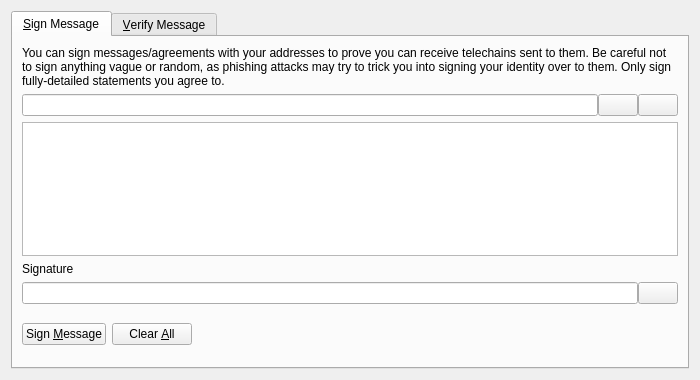
<?xml version="1.0" encoding="UTF-8"?>
<ui version="4.0">
 <class>SignVerifyMessageDialog</class>
 <widget class="QDialog" name="SignVerifyMessageDialog">
  <property name="geometry">
   <rect>
    <x>0</x>
    <y>0</y>
    <width>700</width>
    <height>380</height>
   </rect>
  </property>
  <property name="windowTitle">
   <string>Signatures - Sign / Verify a Message</string>
  </property>
  <property name="modal">
   <bool>true</bool>
  </property>
  <layout class="QVBoxLayout" name="verticalLayout">
   <item>
    <widget class="QTabWidget" name="tabWidget">
     <property name="currentIndex">
      <number>0</number>
     </property>
     <widget class="QWidget" name="tabSignMessage">
      <attribute name="title">
       <string>&amp;Sign Message</string>
      </attribute>
      <layout class="QVBoxLayout" name="verticalLayout_SM">
       <item>
        <widget class="QLabel" name="infoLabel_SM">
         <property name="text">
          <string>You can sign messages/agreements with your addresses to prove you can receive telechains sent to them. Be careful not to sign anything vague or random, as phishing attacks may try to trick you into signing your identity over to them. Only sign fully-detailed statements you agree to.</string>
         </property>
         <property name="textFormat">
          <enum>Qt::PlainText</enum>
         </property>
         <property name="wordWrap">
          <bool>true</bool>
         </property>
        </widget>
       </item>
       <item>
        <layout class="QHBoxLayout" name="horizontalLayout_1_SM">
         <property name="spacing">
          <number>0</number>
         </property>
         <item>
          <widget class="QValidatedLineEdit" name="addressIn_SM">
           <property name="toolTip">
            <string>The Telechain address to sign the message with</string>
           </property>
          </widget>
         </item>
         <item>
          <widget class="QPushButton" name="addressBookButton_SM">
           <property name="toolTip">
            <string>Choose previously used address</string>
           </property>
           <property name="text">
            <string/>
           </property>
           <property name="icon">
            <iconset resource="../bitcoin.qrc">
             <normaloff>:/icons/address-book</normaloff>:/icons/address-book</iconset>
           </property>
           <property name="shortcut">
            <string>Alt+A</string>
           </property>
           <property name="autoDefault">
            <bool>false</bool>
           </property>
          </widget>
         </item>
         <item>
          <widget class="QPushButton" name="pasteButton_SM">
           <property name="toolTip">
            <string>Paste address from clipboard</string>
           </property>
           <property name="text">
            <string/>
           </property>
           <property name="icon">
            <iconset resource="../bitcoin.qrc">
             <normaloff>:/icons/editpaste</normaloff>:/icons/editpaste</iconset>
           </property>
           <property name="shortcut">
            <string>Alt+P</string>
           </property>
           <property name="autoDefault">
            <bool>false</bool>
           </property>
          </widget>
         </item>
        </layout>
       </item>
       <item>
        <widget class="QPlainTextEdit" name="messageIn_SM">
         <property name="toolTip">
          <string>Enter the message you want to sign here</string>
         </property>
        </widget>
       </item>
       <item>
        <widget class="QLabel" name="signatureLabel_SM">
         <property name="text">
          <string>Signature</string>
         </property>
         <property name="textFormat">
          <enum>Qt::PlainText</enum>
         </property>
        </widget>
       </item>
       <item>
        <layout class="QHBoxLayout" name="horizontalLayout_2_SM">
         <property name="spacing">
          <number>0</number>
         </property>
         <item>
          <widget class="QLineEdit" name="signatureOut_SM">
           <property name="font">
            <font>
             <italic>true</italic>
            </font>
           </property>
           <property name="readOnly">
            <bool>true</bool>
           </property>
          </widget>
         </item>
         <item>
          <widget class="QPushButton" name="copySignatureButton_SM">
           <property name="toolTip">
            <string>Copy the current signature to the system clipboard</string>
           </property>
           <property name="text">
            <string/>
           </property>
           <property name="icon">
            <iconset resource="../bitcoin.qrc">
             <normaloff>:/icons/editcopy</normaloff>:/icons/editcopy</iconset>
           </property>
           <property name="autoDefault">
            <bool>false</bool>
           </property>
          </widget>
         </item>
        </layout>
       </item>
       <item>
        <layout class="QHBoxLayout" name="horizontalLayout_3_SM">
         <item>
          <widget class="QPushButton" name="signMessageButton_SM">
           <property name="toolTip">
            <string>Sign the message to prove you own this Telechain address</string>
           </property>
           <property name="text">
            <string>Sign &amp;Message</string>
           </property>
           <property name="icon">
            <iconset resource="../bitcoin.qrc">
             <normaloff>:/icons/edit</normaloff>:/icons/edit</iconset>
           </property>
           <property name="autoDefault">
            <bool>false</bool>
           </property>
          </widget>
         </item>
         <item>
          <widget class="QPushButton" name="clearButton_SM">
           <property name="toolTip">
            <string>Reset all sign message fields</string>
           </property>
           <property name="text">
            <string>Clear &amp;All</string>
           </property>
           <property name="icon">
            <iconset resource="../bitcoin.qrc">
             <normaloff>:/icons/remove</normaloff>:/icons/remove</iconset>
           </property>
           <property name="autoDefault">
            <bool>false</bool>
           </property>
          </widget>
         </item>
         <item>
          <spacer name="horizontalSpacer_1_SM">
           <property name="orientation">
            <enum>Qt::Horizontal</enum>
           </property>
           <property name="sizeHint" stdset="0">
            <size>
             <width>40</width>
             <height>48</height>
            </size>
           </property>
          </spacer>
         </item>
         <item>
          <widget class="QLabel" name="statusLabel_SM">
           <property name="font">
            <font>
             <weight>75</weight>
             <bold>true</bold>
            </font>
           </property>
           <property name="text">
            <string/>
           </property>
           <property name="wordWrap">
            <bool>true</bool>
           </property>
          </widget>
         </item>
         <item>
          <spacer name="horizontalSpacer_2_SM">
           <property name="orientation">
            <enum>Qt::Horizontal</enum>
           </property>
           <property name="sizeHint" stdset="0">
            <size>
             <width>40</width>
             <height>48</height>
            </size>
           </property>
          </spacer>
         </item>
        </layout>
       </item>
      </layout>
     </widget>
     <widget class="QWidget" name="tabVerifyMessage">
      <attribute name="title">
       <string>&amp;Verify Message</string>
      </attribute>
      <layout class="QVBoxLayout" name="verticalLayout_VM">
       <item>
        <widget class="QLabel" name="infoLabel_VM">
         <property name="text">
          <string>Enter the receiver's address, message (ensure you copy line breaks, spaces, tabs, etc. exactly) and signature below to verify the message. Be careful not to read more into the signature than what is in the signed message itself, to avoid being tricked by a man-in-the-middle attack. Note that this only proves the signing party receives with the address, it cannot prove sendership of any transaction!</string>
         </property>
         <property name="textFormat">
          <enum>Qt::PlainText</enum>
         </property>
         <property name="alignment">
          <set>Qt::AlignLeading|Qt::AlignLeft|Qt::AlignTop</set>
         </property>
         <property name="wordWrap">
          <bool>true</bool>
         </property>
        </widget>
       </item>
       <item>
        <layout class="QHBoxLayout" name="horizontalLayout_1_VM">
         <property name="spacing">
          <number>0</number>
         </property>
         <item>
          <widget class="QValidatedLineEdit" name="addressIn_VM">
           <property name="toolTip">
            <string>The Telechain address the message was signed with</string>
           </property>
          </widget>
         </item>
         <item>
          <widget class="QPushButton" name="addressBookButton_VM">
           <property name="toolTip">
            <string>Choose previously used address</string>
           </property>
           <property name="text">
            <string/>
           </property>
           <property name="icon">
            <iconset resource="../bitcoin.qrc">
             <normaloff>:/icons/address-book</normaloff>:/icons/address-book</iconset>
           </property>
           <property name="shortcut">
            <string>Alt+A</string>
           </property>
           <property name="autoDefault">
            <bool>false</bool>
           </property>
          </widget>
         </item>
        </layout>
       </item>
       <item>
        <widget class="QPlainTextEdit" name="messageIn_VM"/>
       </item>
       <item>
        <widget class="QValidatedLineEdit" name="signatureIn_VM"/>
       </item>
       <item>
        <layout class="QHBoxLayout" name="horizontalLayout_2_VM">
         <item>
          <widget class="QPushButton" name="verifyMessageButton_VM">
           <property name="toolTip">
            <string>Verify the message to ensure it was signed with the specified Telechain address</string>
           </property>
           <property name="text">
            <string>Verify &amp;Message</string>
           </property>
           <property name="icon">
            <iconset resource="../bitcoin.qrc">
             <normaloff>:/icons/transaction_0</normaloff>:/icons/transaction_0</iconset>
           </property>
           <property name="autoDefault">
            <bool>false</bool>
           </property>
          </widget>
         </item>
         <item>
          <widget class="QPushButton" name="clearButton_VM">
           <property name="toolTip">
            <string>Reset all verify message fields</string>
           </property>
           <property name="text">
            <string>Clear &amp;All</string>
           </property>
           <property name="icon">
            <iconset resource="../bitcoin.qrc">
             <normaloff>:/icons/remove</normaloff>:/icons/remove</iconset>
           </property>
           <property name="autoDefault">
            <bool>false</bool>
           </property>
          </widget>
         </item>
         <item>
          <spacer name="horizontalSpacer_1_VM">
           <property name="orientation">
            <enum>Qt::Horizontal</enum>
           </property>
           <property name="sizeHint" stdset="0">
            <size>
             <width>40</width>
             <height>48</height>
            </size>
           </property>
          </spacer>
         </item>
         <item>
          <widget class="QLabel" name="statusLabel_VM">
           <property name="font">
            <font>
             <weight>75</weight>
             <bold>true</bold>
            </font>
           </property>
           <property name="text">
            <string/>
           </property>
           <property name="wordWrap">
            <bool>true</bool>
           </property>
          </widget>
         </item>
         <item>
          <spacer name="horizontalSpacer_2_VM">
           <property name="orientation">
            <enum>Qt::Horizontal</enum>
           </property>
           <property name="sizeHint" stdset="0">
            <size>
             <width>40</width>
             <height>48</height>
            </size>
           </property>
          </spacer>
         </item>
        </layout>
       </item>
      </layout>
     </widget>
    </widget>
   </item>
  </layout>
 </widget>
 <customwidgets>
  <customwidget>
   <class>QValidatedLineEdit</class>
   <extends>QLineEdit</extends>
   <header>qvalidatedlineedit.h</header>
  </customwidget>
 </customwidgets>
 <resources>
  <include location="../bitcoin.qrc"/>
 </resources>
 <connections/>
</ui>
